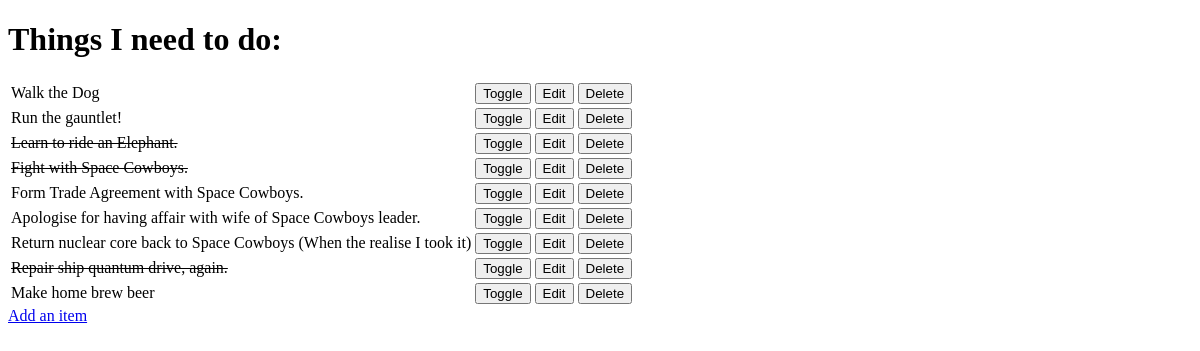
The app's page /, older data.
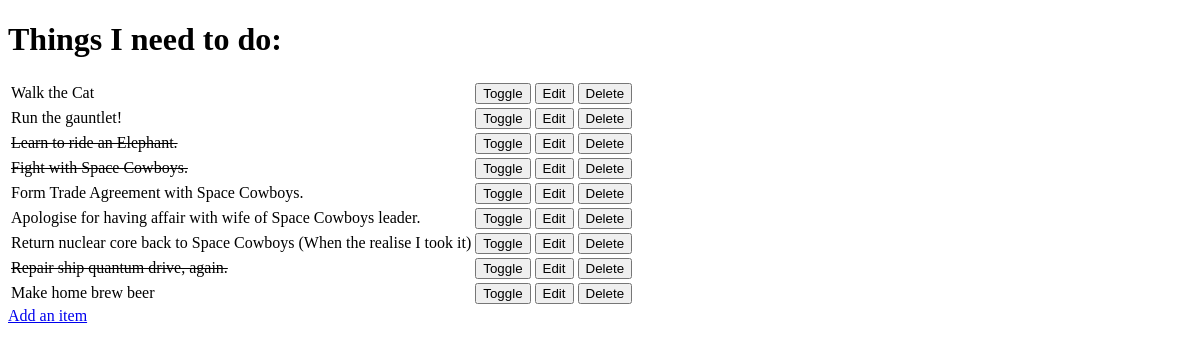
The same page, newer data.
### todo/models.py (models this page shows, shortened)
class Item(models.Model):
    name = models.CharField(max_length=50, null=False, blank=False)
    done = models.BooleanField(null=False, blank=False, default=False)

### todo/views.py (the view)
# urls.py: path('', views.get_todo_list, name='get_todo_list'),
def get_todo_list(request):
    items = Item.objects.all()
    context = {
        'items': items
    }
    return render(request, 'todo/todo_list.html', context)

### todo/templates/todo/todo_list.html (shortened to what this page needs)
<!DOCTYPE html>
<html lang="en">
<head>
</head>
<body>
    <h1>Things I need to do:</h1>
    <table>
        {% for item in items %}
            <tr>
                {% if item.done %}
                    <td><strike>{{ item.name  }}</strike></td>
                {% else %}
                    <td>{{ item.name }}</td>
                {% endif %}
                <td>
                    <a href="/toggle/{{ item.id }}">
                        <button>Toggle</button>
                    </a>
                </td>
                <td>
                    <a href="/edit/{{ item.id }}">
                        <button>Edit</button>
                    </a>
                </td>
                <td>
                    <a href="/delete/{{ item.id }}">
                        <button>Delete</button>
                    </a>
                </td>
            </tr>
            {% empty %}
            <tr><td>You have nothing to do.</td></tr>
        {% endfor %}
    </table>
    <a href="/add">Add an item</a>
</body>
</html>

Row changes from the older to the newer data that the page shows:
changed Item: name "Walk the Dog" → "Walk the Cat"
